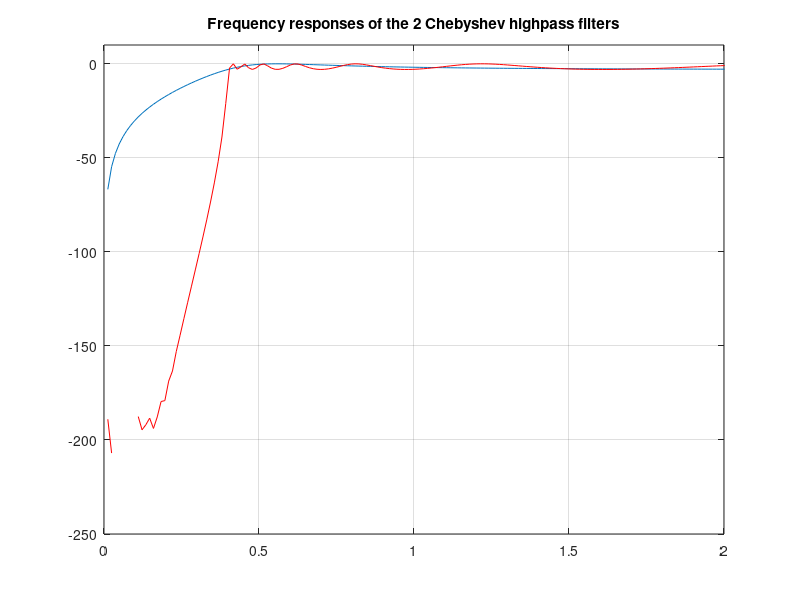
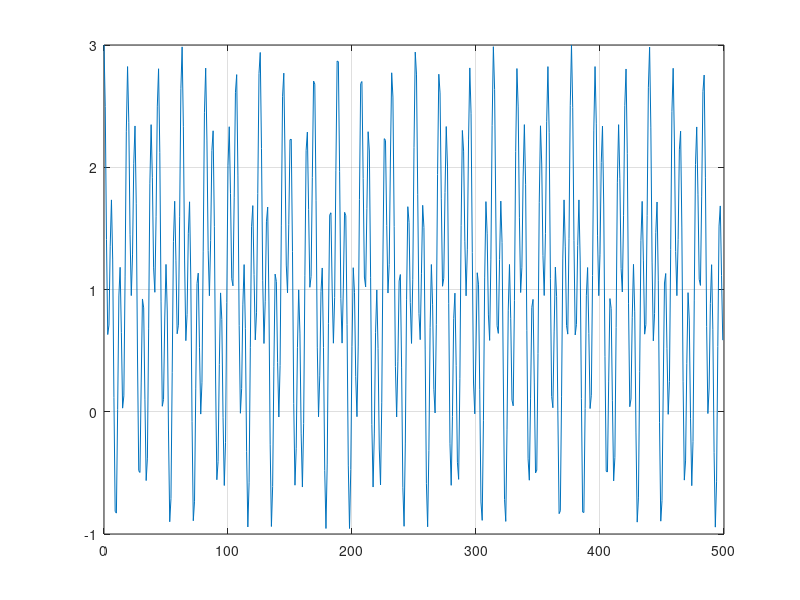
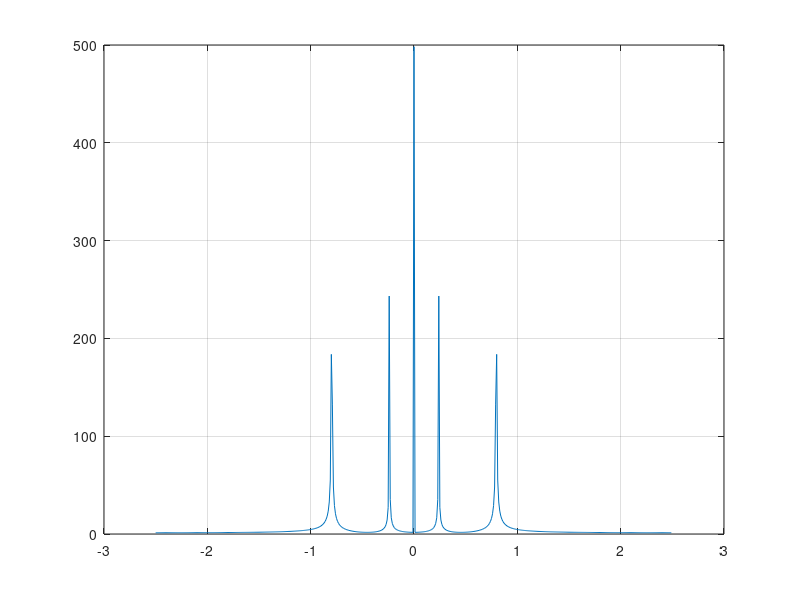
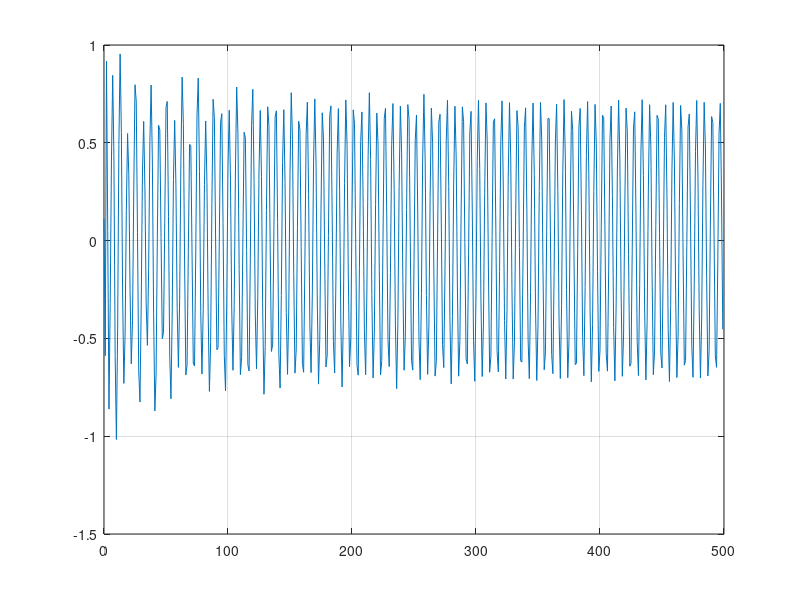

MATLAB code to generate these figures, in order:
function []=ex3_2()
    clear all;
    close all;
    clc
    
    %data declaration
    wc=2;
    F_cut=wc/(2*pi);
    Ts=0.2;
    Fs=1/Ts;
    F_nyq=Fs/2;
    F_cheby=F_cut/F_nyq;
    Nf=256;
    
    
    [num1,denum1]=cheby1(2,3,F_cheby,'high')
    [H1,w1]=freqz(num1,denum1,Nf);
    H1_cheby_dB=20*log10(abs(H1));
    
    [num2,denum2]=cheby1(16,3,F_cheby,'high')
    [H2,w2]=freqz(num2,denum2,Nf);
    H2_cheby_dB=20*log10(abs(H2));
    
    figure(1)
    plot(w1,H1_cheby_dB,w1,H2_cheby_dB,'r'); hold on;
    axis([0 2 -250 10])
    grid on;
    title('Frequency responses of the 2 Chebyshev highpass filters')
    
    
    
    n=0:1:499;
    y_t=1+cos(5*n*Ts)+cos(1.5*n*Ts)
    figure(2)
    plot(n,y_t)
    grid on;
   
    
    %
    F=-Fs/2:Fs/length(n):Fs/2 - Fs/length(n);
    Y1=fftshift(fft(y_t))
    figure(3)
    plot(F,abs(Y1))
    grid on;
    
    %Filtering
    y_filter=filter(num2,denum2,y_t)
    figure(4)
    plot(n,y_filter)
    grid on;
    
    %After filter
    Y_FILTER=fftshift(fft(y_filter))
    figure(5)
    plot(F,abs(Y_FILTER))
    grid on;
    
end